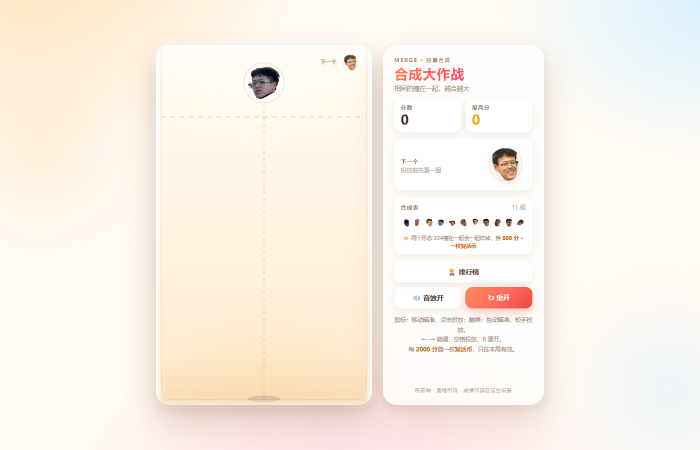
#> input picture final-preview.png, 1400 x 900 px (shown at 1/2 size)
$ python -i wire_photos.py   (imports and definitions only)
#> lines starting #> are read from the running program, lines starting #| are printed output that depends on the picture
#> further down, picture is the input picture: PIL image 1400x900 RGB; mean R, G, B 250.2, 241.6, 231.9
import os, sys
sys.path.insert(0, os.path.join(os.path.dirname(__file__), "..", "tools"))

ROOT = os.path.dirname(os.path.dirname(os.path.abspath(__file__)))

# 从最小 -> 最大 的顺序（用文件名里的编号指认）
ORDER = ['222', '210', '214', '213', '225', '221', '223', '211', '212', '215', '224']

files = [f for f in os.listdir(ROOT)
         if f.lower().endswith('.png') and '微信图片' in f]

def code_of(fname):
    # 提取形如 _\d{3}_146.png 里的三位编号
    import re
    m = re.search(r'_(\d{3})_146', fname)
    return m.group(1) if m else None

by_code = {}
# [11 lines not run here, left out]

# 调用 build_assets 的逻辑处理这些文件
from build_assets import fit_opaque, dominant_colors
from PIL import Image, ImageDraw, ImageOps

out = os.path.join(ROOT, 'assets', 'items')
# [5 lines not run here, left out]

def circle_bake(im, size=512):
    """方形照片 -> 圆形 webp：照片铺满整个圆（cover），圆的 100% 都是照片，
    不留任何白边。
    做法：取中心方裁 -> alpha 裁边 -> cover 缩放到刚好盖住圆 -> 圆形蒙版裁边。
    """
#> called with size = 512
    im = im.convert('RGBA')
    side = min(im.width, im.height)
#> side = 900
    cx, cy = im.width // 2, im.height // 2
#> cx = 700; cy = 450
    im = im.crop((cx - side // 2, cy - side // 2, cx + side // 2, cy + side // 2))
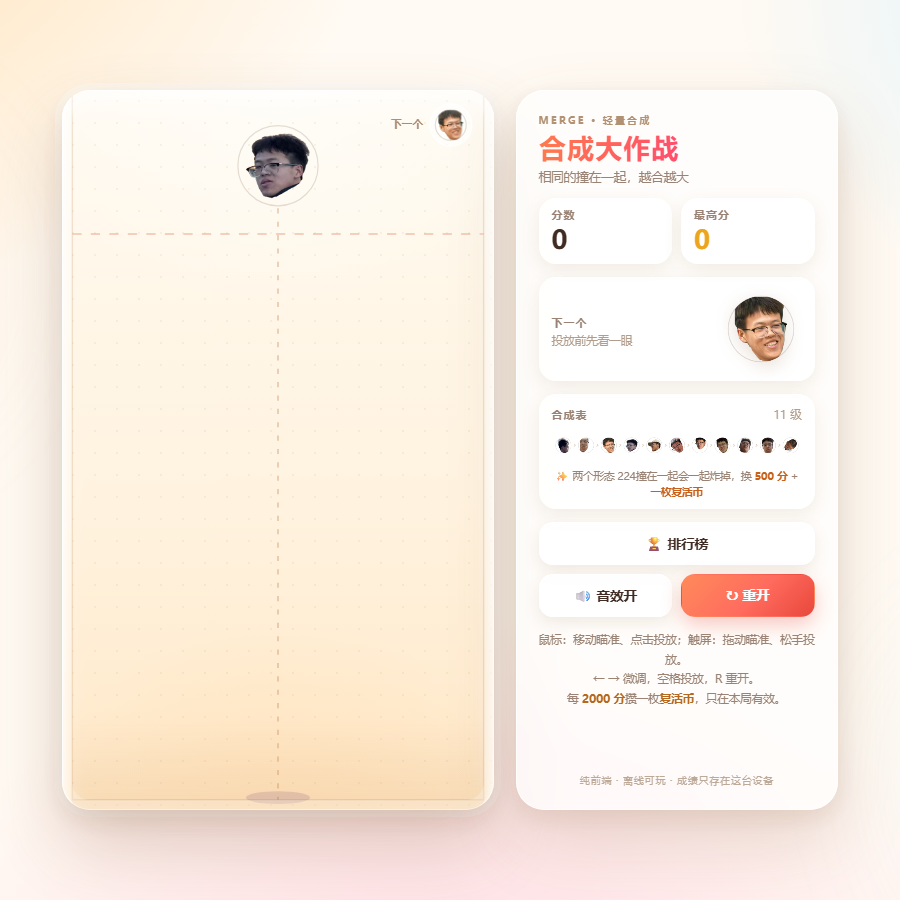
#> im: PIL image 900x900 RGBA; mean R, G, B, A 249.7, 238.9, 228.2, 255

    # 1) 裁掉透明/白边
    a = im.getchannel('A')
#> a: PIL image 900x900 L; every value is 255
    bbox = a.getbbox()
#> bbox = (0, 0, 900, 900)
    if bbox:
        im = im.crop(bbox)

    # 2) cover 缩放：缩放到「盖住 80% 的圆」，圆内 100% 是照片，
    #    但脸不会被切成两半；边缘那一圈同色背景也看不出来
    w, h = im.size
#> w = 900; h = 900
    scale = (size * 0.80) / min(w, h)
#> scale = 0.455
    new_w, new_h = int(w * scale), int(h * scale)
#> new_w = 409; new_h = 409
    im = im.resize((new_w, new_h), Image.LANCZOS)
#> im: PIL image 409x409 RGBA

    # 3) 居中放到方形画布，再裁成圆形
    canvas = Image.new('RGBA', (size, size), (0, 0, 0, 0))
#> canvas: PIL image 512x512 RGBA; every value is 0
    canvas.paste(im, ((size - new_w) // 2, (size - new_h) // 2), im)
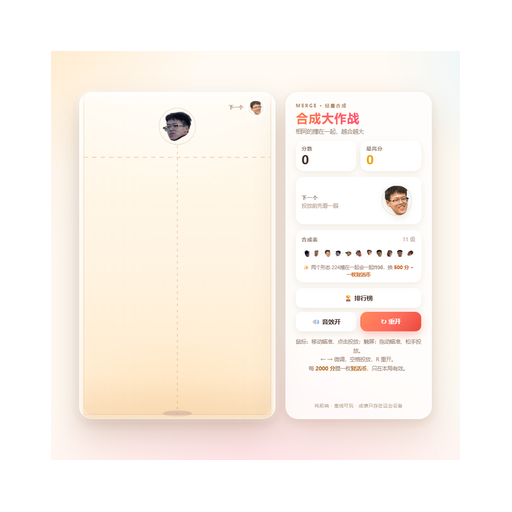
#> canvas: PIL image 512x512 RGBA; mean R, G, B, A 159.3, 152.4, 145.6, 162.7; transparent parts drawn white

    mask = Image.new('L', (size, size), 0)
#> mask: PIL image 512x512 L; every value is 0
    md = ImageDraw.Draw(mask)
    md.ellipse([0, 0, size, size], fill=255)
    result = Image.new('RGBA', (size, size), (0, 0, 0, 0))
    result.paste(canvas, (0, 0), mask)
    return result

manifest_entries = []
# [16 lines not run here, left out]

lines = [
    '/* 形象清单：从最小到最大，全部圆形裁切真人照片。',
    " * 名字用的是原图编号（形态 222 = 最小的那一颗）。",
    " * 想改名字，把 name 改成你想要的即可。",
    " */",
    "window.ITEM_ASSETS = [",
] + manifest_entries + ['];']
# [4 lines not run here, left out]

>>> from PIL import Image
>>> picture = Image.open('../final-preview.png')
>>> result = circle_bake(picture)
